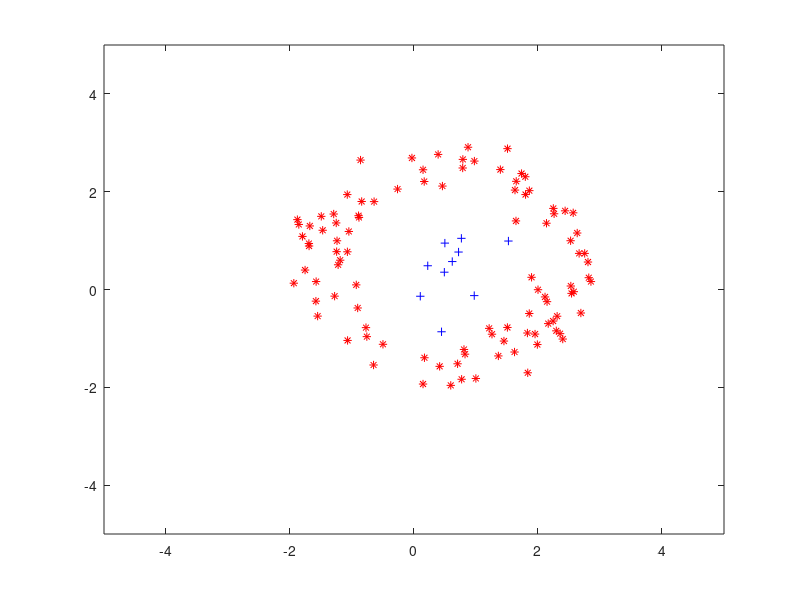

MATLAB code to generate this figure: (Note: this script raises an error after producing the figure.)
close all;
clear;
clc;

load('r1.mat');
load('s1.mat');
r=r1;
s=s1;

plot(r(:,1),r(:,2),'r*');
hold on;
plot(s(:,1),s(:,2),'b+');
xlim([-5 5])
ylim([-5 5])

X = [r;s];
l = size(X,1);
%X = [X ones(l,1)];
Y = [ones(size(r,1),1) ; -ones(size(s,1),1)];
sample = [Y,X];

allnumber=size(sample,1);
    s=randperm(allnumber);
    sample=sample(s,:);

% 
k=5;
[max_acc,max_gmean,best_a,best_c,best_u] = gridsearch(sample,k);

[acc,gmean] = accuracy(X,Y,X,Y,a,c,u)

